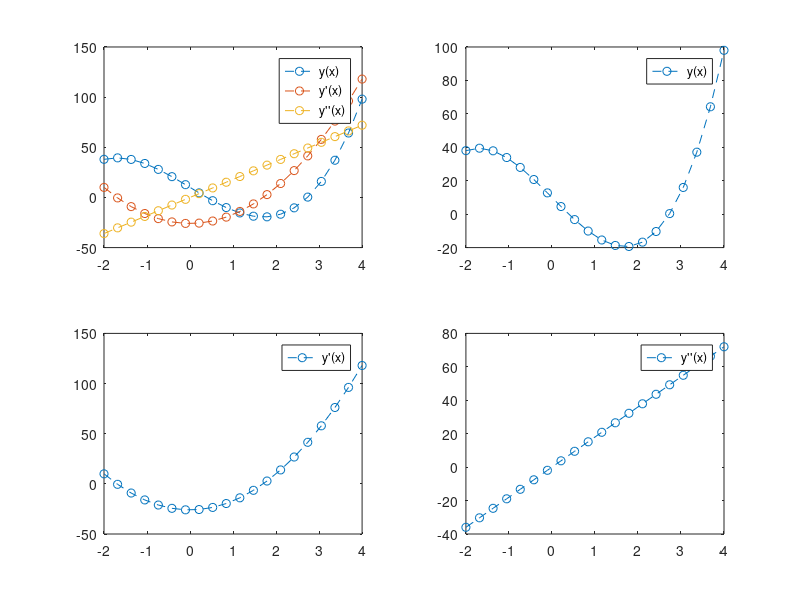

Write the MATLAB code that produced this figure.
x = linspace(-2,4,20)
y = 3*x.^3 - 26*x + 10;
dy = 9*x.^2 - 26;
ddy = 18*x;

figure
subplot(2,2,1)
plot(x,y,'--o')
hold on
plot(x,dy,'--o')
plot(x,ddy,'--o')
hold off
legend('y(x)',"y'(x)","y''(x)")

subplot(2,2,2)
plot(x,y,'--o')
legend('y(x)')

subplot(2,2,3)
plot(x,dy,'--o')
legend("y'(x)")

subplot(2,2,4)
plot(x,ddy,'--o')
legend("y''(x)")
